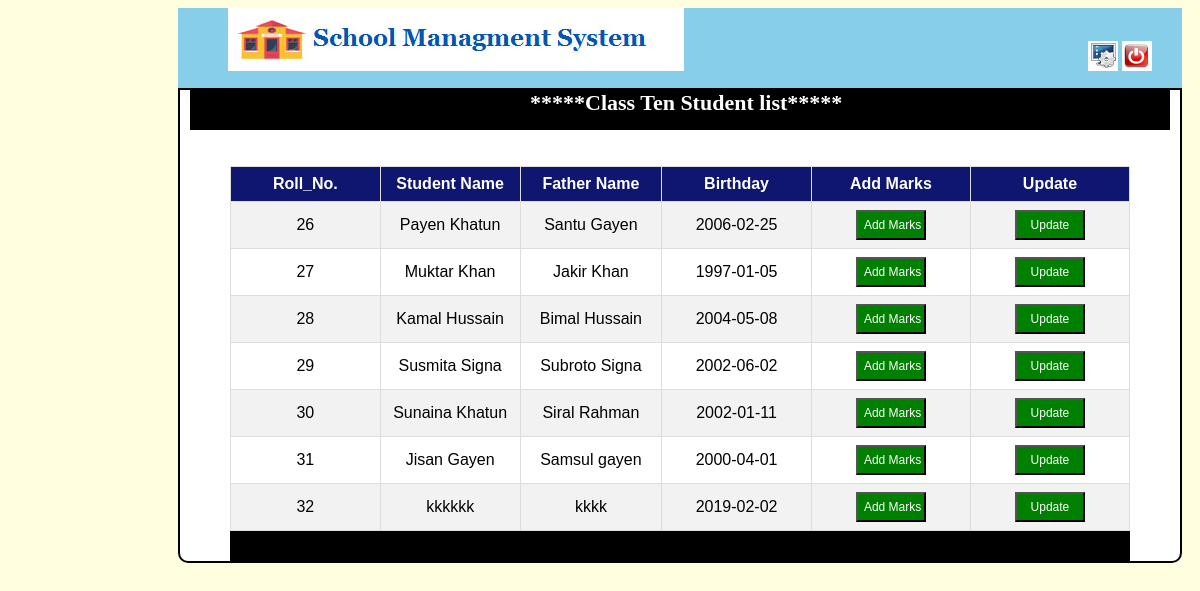
The app's page /result_class_ten.php with its own data.
### tables this page shows
CREATE TABLE `class_ten` (
  `id` int(11) NOT NULL,
  `sname` varchar(100) NOT NULL,
  `gender` varchar(25) NOT NULL,
  `fname` varchar(100) NOT NULL,
  `mname` varchar(100) NOT NULL,
  `address` text NOT NULL,
  `pin` int(8) NOT NULL,
  `mail` varchar(255) NOT NULL,
  `mobile` varchar(100) NOT NULL,
  `dob` varchar(100) NOT NULL,
  `age` varchar(10) NOT NULL,
  `school` varchar(255) NOT NULL,
  `tong` varchar(255) NOT NULL,
  `religian` varchar(100) NOT NULL,
  `income` varchar(100) NOT NULL,
  `bang` int(3) NOT NULL,
  `eng` int(3) NOT NULL,
  `math` int(3) NOT NULL,
  `phy` int(3) NOT NULL,
  `geo` int(3) NOT NULL,
  `his` int(3) NOT NULL,
  `total` int(10) NOT NULL,
  `date_time` varchar(100) NOT NULL
);

### result_class_ten.php (the view, shortened to what this page needs)
<!DOCTYPE html>
<html>
<head>
</head>
<body bgcolor="lightyellow">
	<div class="header_left">
		<a href="teachers_profile.php"><img src="headeta.png" class="header_img"></a>
		      <a href="change_pass.php" class="header_right"><img src="sett.png" ></a>
		<a href="logout.php"><img src="logout.png"></a>
	</div>
    <div class="body">
    	<div class="menu">
    		      <b class="header_text">  *****Class Ten Student list*****</b>
    	</div>  <br><br>
            <div class="form">
<div class="fm">
<table id="customers">
  <tr>
    <th>Roll_No.</th>
    <th>Student Name</th>
    <th>Father Name</th>
    <th>Birthday</th>
    <th>Add Marks</th>
    <th>Update</th>
  </tr>
  <?php
include "connection.php";
$qer=mysqli_query($conn,"select * from class_ten ");
while($res=mysqli_fetch_assoc($qer))
{
?>
  <tr>
    <td class="tdh"><?php echo $res['id'];  ?></td>
    <td class="tdh"><?php echo $res['sname'];  ?></td>
    <td class="tdh"><?php echo $res['fname'];  ?></td>
    <td class="tdh"><?php echo $res['dob'];  ?></td>
    <td class="tdh" style="text-align: center;">
        <a href="res_ten.php?id=<?php echo $res['id']; ?>">
        <input type="button" name="" value="Add Marks" class="tdb"></a></td>
     <td style=" text-align:  center;"><a href="result_ten_update.php?id=<?php echo $res['id']; ?>"><input " type="button" name="" value="Update" class="tdb"></a></td>
  </tr>
   <?php } ?>
</table>
  </div>
   <div class="admin"></div>
</div>
         </div>
</body>
</html>

### result_class_ten.php (style rules this page uses)
.header_left { height: 80px; width: 1004px; background-color: skyblue; margin-left: 170px; }
.header_img { margin-left: 50px; }
.header_right { margin-left: 400px; }
.body { width: 1000px; margin-left: 170px; border: 2px solid black; border-left: 2px solid black; border-right: 2px solid black; background-color: white; border-bottom-left-radius: 10px; border-bottom-right-radius: 10px; }
.menu { background-color: black; height: 40px; width: 980px; margin-left: 10px; }
.header_text { color: white; font-size: 22px; margin-left: 340px; }
.form { margin-left: 50px; }
b { font-size: 20px; font-weight: bold; color: blue; margin-left:30px; }
#customers { font-family: "Trebuchet MS", Arial, Helvetica, sans-serif; border-collapse: collapse; width: 100%; }
#customers td, #customers th { border: 1px solid #ddd; padding: 8px; }
#customers tr:nth-child(even) { background-color: #f2f2f2; }
#customers th { padding-top: 8px; padding-bottom: 8px; text-align: center; background-color: #0f166f; color: white; width: 20px; }
.fm { width: 900px; margin-left: 0px; }
.tdh { text-align: center; }
.tdb { text-align: center; height: 30px; width: 70px; font-size: 12px; cursor: pointer; background-color: green; color: white; }
.admin { height: 30px; width: 900px; background: black; margin-left: 0px; color: white; font-size: 20px; text-align: center; }

### records on screen
class_ten: id "26", sname "Payen Khatun", fname "Santu Gayen", dob "2006-02-25"
class_ten: id "27", sname "Muktar Khan", fname "Jakir Khan", dob "1997-01-05"
class_ten: id "28", sname "Kamal Hussain", fname "Bimal Hussain", dob "2004-05-08"
class_ten: id "29", sname "Susmita Signa", fname "Subroto Signa", dob "2002-06-02"
class_ten: id "30", sname "Sunaina Khatun", fname "Siral Rahman", dob "2002-01-11"
class_ten: id "31", sname "Jisan Gayen", fname "Samsul gayen", dob "2000-04-01"
class_ten: id "32", sname "kkkkkk", fname "kkkk", dob "2019-02-02"
